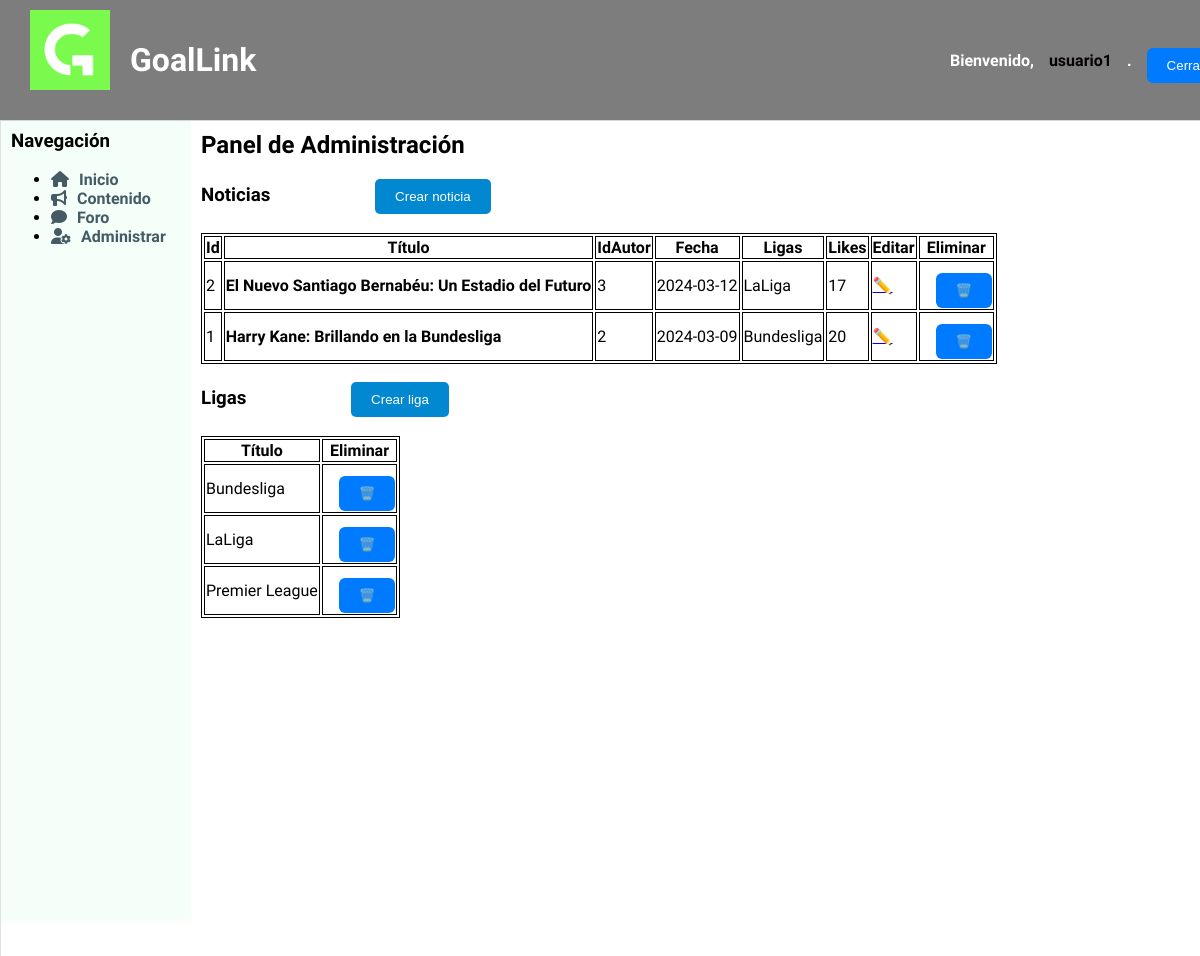
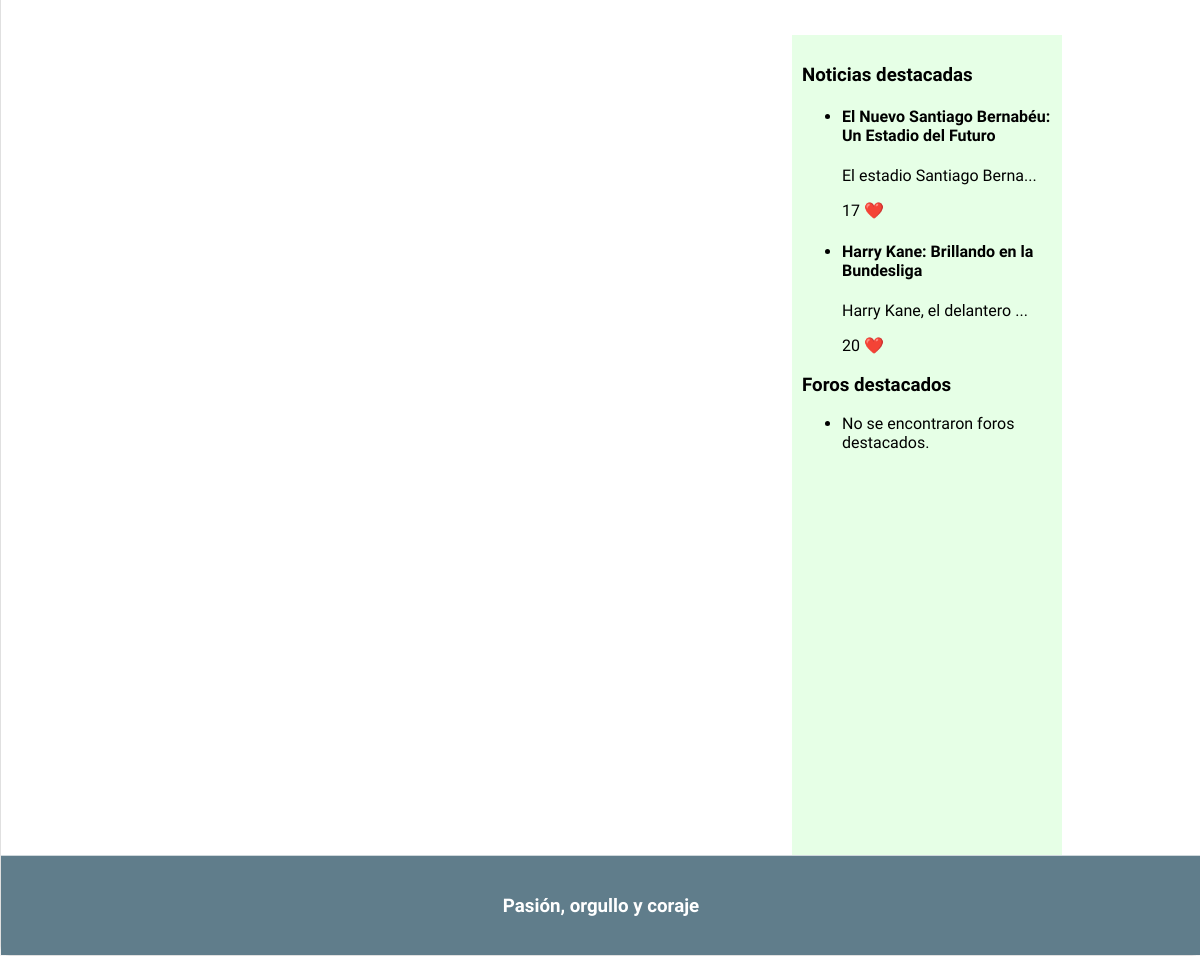
The app's page /admin.php (signed in) with its own data (2 pictures, top to bottom).
### tables this page shows
CREATE TABLE `noticia` (
  `id` int(11) NOT NULL,
  `titulo` varchar(100) NOT NULL,
  `id_autor` int(11) DEFAULT NULL,
  `contenido` text DEFAULT NULL,
  `fecha` date NOT NULL,
  `likes` int(11) DEFAULT 0,
  `destacado` tinyint(1) NOT NULL DEFAULT 0,
  `imagen1` longblob DEFAULT NULL,
  `liga` varchar(20) DEFAULT NULL
);

CREATE TABLE `ligas` (
  `nombre` varchar(20) NOT NULL,
  `logo` longblob DEFAULT NULL
);

### includes/src/noticias/noticiaModel.php (called while the page is built, shortened)
<?php
class Noticia
{
    private $id;
    private $id_autor;
    private $titulo;
    private $contenido;
    private $fecha;
    private $likes;
    private $destacado;
    private $liga;
    public function __construct($id, $id_autor, $titulo, $contenido, $fecha, $likes, $destacado, $liga,  $imagen1=NULL)
    {
        $this->id = $id;
        $this->id_autor = $id_autor;
        $this->titulo = $titulo;
        $this->contenido = $contenido;
        $this->fecha = $fecha;
        $this->likes = $likes;
        $this->destacado = $destacado;
        $this->liga=$liga;
    }
    public static function compararFechas($a, $b) {
        $aFecha=strtotime($a->getFecha());
        $bFecha=strtotime($b->getFecha());
        return ($aFecha > $bFecha) ? -1 : 1;
    }
    public static function listaDestacados($n) {
        $app = Aplicacion::getInstance();
        $conn = $app->getConexionBd();
        $result = $conn->query("SELECT * FROM noticia WHERE destacado>=$n");
        if($result && $result->num_rows>0){
            while($array=$result->fetch_assoc()){
                $noticia= new Noticia($array["id"], $array["id_autor"], $array["titulo"], $array["contenido"], $array["fecha"], $array["likes"], $array["destacado"], $array["liga"],$array["imagen1"] );
                $lista[]=$noticia;
            }
            usort($lista, array('es\ucm\fdi\aw\noticias\Noticia', 'compararFechas'));
            return $lista;
        }
        return NULL;
    }
    public function getId()
    {
        return $this->id;
    }
    public function getIdAutor()
    {
        return $this->id_autor;
    }
    public function getTitulo()
    {
        return $this->titulo;
    }
    public function getContenido()
    {
        return $this->contenido;
    }
    public function getFecha()
    {
        return $this->fecha;
    }
    public function getLikes()
    {
        return $this->likes;
    }
    public function getLiga()
    {
        return $this->liga;
    }
    public function getDestacado()
    {
        return $this->destacado;
    }
}

### includes/config.php (called while the page is built, shortened)
<?php
spl_autoload_register(function ($class) {
    $prefix = 'es\\ucm\\fdi\\aw\\';
    $base_dir = implode(DIRECTORY_SEPARATOR, [__DIR__, 'src', '']);
    $len = strlen($prefix);
    $relative_class = substr($class, $len);
    $file = $base_dir . str_replace('\\', '/', $relative_class) . '.php';
});

### includes/src/Aplicacion.php (called while the page is built, shortened)
<?php
class Aplicacion
{
    private static $instancia;
    public static function getInstance()
    {
        if (!self::$instancia instanceof self) {
            self::$instancia = new static();
        }
        return self::$instancia;
    }
    private $dirInstalacion;
    private $inicializada;
    private $rutaRaizApp;
    private function __construct()
    {
        $this->inicializada = false;
    }
    public function init($bdDatosConexion, $rutaApp = '/', $dirInstalacion = __DIR__)
    {
        if (!$this->inicializada) {
            $this->rutaRaizApp = $rutaApp;
            $tamRutaRaizApp = mb_strlen($this->rutaRaizApp);
            if ($tamRutaRaizApp > 0 && mb_substr($this->rutaRaizApp, $tamRutaRaizApp-1, 1) === '/') {
                $this->rutaRaizApp = mb_substr($this->rutaRaizApp, 0, $tamRutaRaizApp - 1);
            }
            $this->dirInstalacion = $dirInstalacion;
            $this->inicializada = true;
        }
    }
    public function resuelve($path = '')
    {
        $rutaAppLongitudPrefijo = mb_strlen($this->rutaRaizApp);
        return $this->rutaRaizApp . $path;
    }
    public function doInclude($path = '')
    {
        $params = array();
        $this->doIncludeInterna($path, $params);
    }
    private function doIncludeInterna($path, &$params)
    {
        include($this->dirInstalacion . $path);
    }
    public function generaVista(string $rutaVista, &$params)
    {
        $params['app'] = $this;
        $rutaVista = "/Vistas{$rutaVista}";
        $this->doIncludeInterna($rutaVista, $params);
    }
}

### includes/src/ligas/ligasModel.php (called while the page is built, shortened)
<?php
class Liga
{
    private $nombre;
    public function __construct($nombre, $logo = NULL)
    {
        $this->nombre = $nombre;
    }
    public static function listaLigas()
    {
        $app = Aplicacion::getInstance();
        $conn = $app->getConexionBd();
        $result = $conn->query("SELECT * FROM ligas");
        if ($result && $result->num_rows > 0) {
            $lista = array();
            while ($array = $result->fetch_assoc()) {
                $liga = new Liga($array["nombre"], $array["logo"]);
                $lista[] = $liga;
            }
            return $lista;
        }
        return NULL;
    }
    public function getNombre()
    {
        return $this->nombre;
    }
}
?>

### includes/model/foroModel.php (called while the page is built, shortened)
<?php
class Foro
{
    public static function listaDestacados($n) {
        $conn = new mysqli('localhost', 'root', '', 'goallink_1');
        $result = $conn->query("SELECT * FROM foro WHERE destacado>=$n");
        return NULL;
    }
}

### admin.php (the view, shortened to what this page needs)
<?php
require_once __DIR__.'/includes/config.php';
$titulo = "Administración";
    $contenido="<h2>Panel de Administración</h2>";
    if($app->esEditor() || $app->esAdmin()){
        $contenido .= <<<EOS
            <h3>Noticias
            <a href="crearNoticia.php"><button type="button"> Crear noticia</button></a></h3>
        EOS;
        require "includes/src/noticias/noticiaModel.php";
        $noticias = \es\ucm\fdi\aw\noticias\Noticia::listaDestacados(0);
        if ($noticias !== NULL) {
            $contenido .= "<table>";
            $contenido .= "<tr><th>Id</th><th>Título</th><th>IdAutor</th><th>Fecha</th><th>Ligas</th><th>Likes</th><th>Editar</th><th>Eliminar</th></tr>";
            foreach ($noticias as $noticia) {
                $contenido .= "<tr>";
                $contenido .= "<td>" . $noticia->getId() . "</td>";
                if(!$noticia->getDestacado()){
                    $contenido .= "<td>" . $noticia->getTitulo() . "</td>";
                }
                else{
                    $contenido .= "<td><b>" . $noticia->getTitulo() . "</b></td>";
                }                $contenido .= "<td>" . $noticia->getIdAutor() . "</td>";
                $contenido .= "<td>" . $noticia->getFecha() . "</td>";
                $contenido .= "<td>" . $noticia->getLiga() . "</td>";
                $contenido .= "<td>" . $noticia->getLikes() . "</td>";
                $contenido .= "<td>" ." <a href='editNoticias.php?noticia=" . urlencode($noticia->getId()) . "'>✏️</a>". "</td>";
                $formDelete = new FormularioNoticiaEliminar($noticia->getId());
                $contenido .= "<td>" . $formDelete->gestiona(). "</td>";
                $contenido .= "</tr>";
            }
            $contenido .= "</table>";
        }
    }
     else {
        $contenido .= "<p>No se encontraron noticias destacadas.</p>";
    }
    if($app->esEditor() || $app->esAdmin()){
        $contenido .= <<<EOS
            <h3>Ligas
            <a href="crearLiga.php"><button type="button"> Crear liga</button></a></h3>
        EOS;
        require "includes/src/ligas/ligasModel.php";
        $ligas = \es\ucm\fdi\aw\ligas\Liga::listaLigas();
        if ($ligas !== NULL) {
            $contenido .= "<table>";
            $contenido .= "<tr><th>Título</th><th>Eliminar</th></tr>";
            foreach ($ligas as $liga) {
                $contenido .= "<tr>";
                $contenido .= "<td>" . $liga->getNombre() . "</td>";
                $contenido .= "<td>" . (new FormularioLigaEliminar($liga->getNombre()))->gestiona(). "</td>";
                $contenido .= "</tr>";
            }
            $contenido .= "</table>";
        }
    }
     else {
        $contenido .= "<p>No se encontraron ligas .</p>";
    }
$params = ['tituloPagina' => $titulo, 'contenidoPrincipal' => $contenido];
$app->generaVista('/esqueleto.php', $params);

### includes/src/noticias/FormularioNoticiaEliminar.php (shortened to what this page needs)
<?php
class FormularionoticiaEliminar extends Formulario
{
    protected function generaCamposFormulario(&$datos)
    {
        $camposFormulario = <<<EOS
            <button class="enlace" type="submit">🗑️</button>
        EOS;
        return $camposFormulario;
    }
}

### includes/comun/sidebarDer.php (shortened to what this page needs)
<aside id="sidebarDer">
    <h3>Noticias destacadas</h3>
    <ul>
        <?php
            require_once "includes/src/noticias/noticiaModel.php";
            $noticiasDestacadas = Noticia::listaDestacados(1);
            if ($noticiasDestacadas != NULL) {
                foreach ($noticiasDestacadas as $noticia) {
                    echo "<li>";
                    echo "<h4>" . $noticia->getTitulo() . "</h4>";
                    echo "<p>" . substr($noticia->getContenido(), 0, 25) . "..."."</p>";
                    echo "<p>" . $noticia->getLikes() . " <span style='color: red;'>&#10084;&#65039;</span></p>";
                    echo "</li>";
                }
            }
            else {
                echo "<li>No se encontraron noticias destacadas.</li>";
            }
        ?>
    </ul>
    <h3>Foros destacados</h3>
    <ul>
        <?php
            require "includes/model/foroModel.php";
            $forosDestacados = Foro::listaDestacados(1);
            if ($forosDestacados != NULL) {
                foreach ($forosDestacados as $foro) {
                    echo "<li>";
                    echo "<h4>" . $foro->getTitulo() . "</h4>";
                    echo "<p>" . $foro->getDescripcion() . "</p>";
                    echo "<p>" . $foro->getLikes() . " <span style='color: red;'>&#10084;&#65039;</span></p>";
                    echo "</li>";
                }
            } else {
                echo "<li>No se encontraron foros destacados.</li>";
            }
        ?>
    </ul>
</aside>

### records on screen
noticia: id "2", titulo "El Nuevo Santiago Bernabéu: Un Estadio del Futuro", id_autor "3", fecha "2024-03-12", liga "LaLiga", likes "17", contenido "El estadio Santiago Berna"
noticia: id "1", titulo "Harry Kane: Brillando en la Bundesliga", id_autor "2", fecha "2024-03-09", liga "Bundesliga", likes "20", contenido "Harry Kane, el delantero"
ligas: nombre "Bundesliga"
ligas: nombre "LaLiga"
ligas: nombre "Premier League"

### other values on screen
$nombreUsuario "usuario1"
